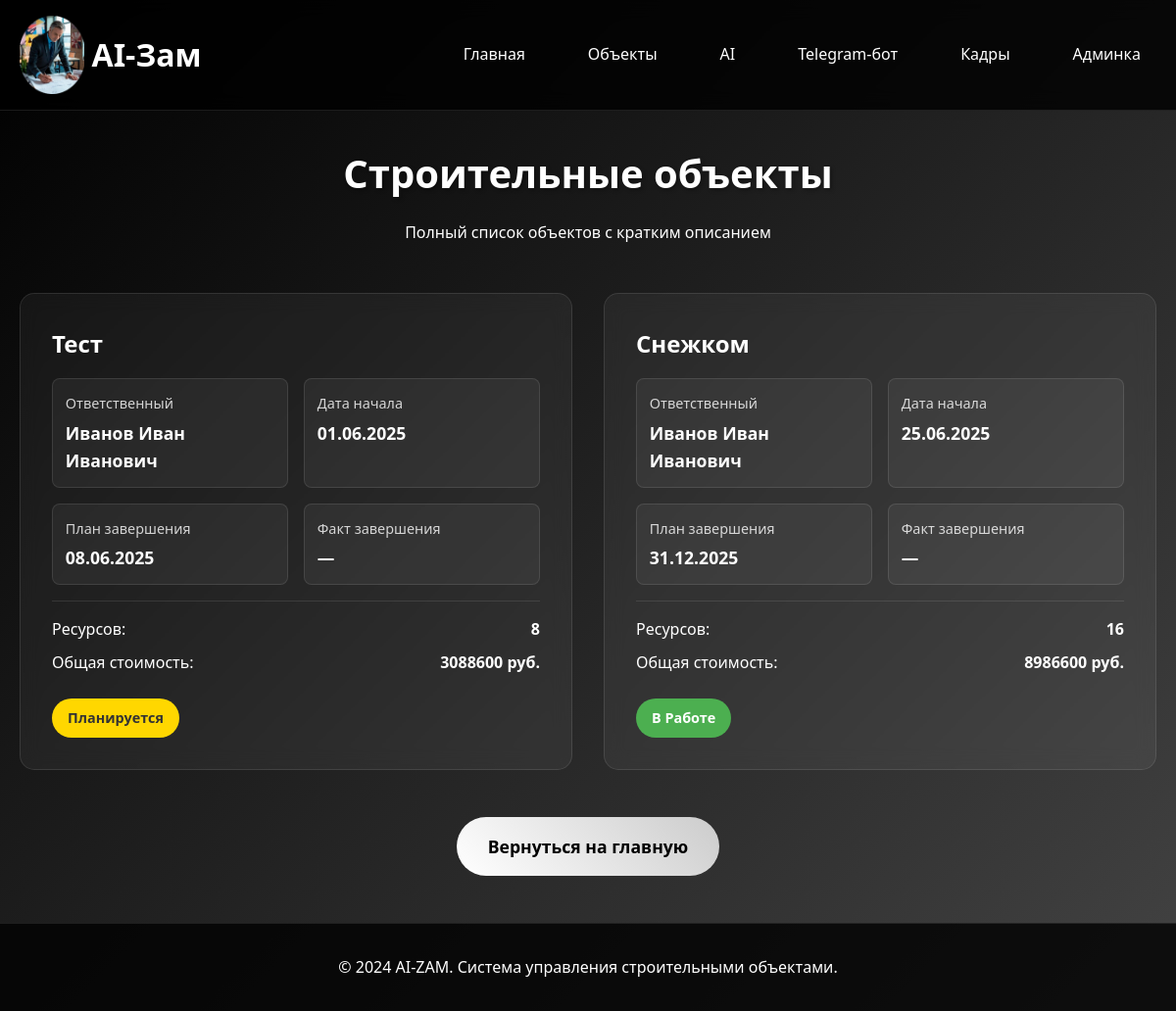
The app's page /objects/ with its own data.
### object/models.py (models this page shows, shortened)
class Objekt(models.Model):
    STATUS_CHOICES = [
        ('планируется', 'Планируется'),
        ('в работе', 'В работе'),
        ('завершён', 'Завершён'),
    ]
    nazvanie = models.CharField(max_length=255, verbose_name="Название")
    otvetstvennyj = models.ForeignKey(Kadry, on_delete=models.SET_NULL, null=True, blank=True, verbose_name="Ответственный")
    data_nachala = models.DateField(verbose_name="Дата начала")
    data_plan_zaversheniya = models.DateField(verbose_name="Дата план завершения")
    data_fakt_zaversheniya = models.DateField(null=True, blank=True, verbose_name="Дата факт завершения")
    status = models.CharField(max_length=20, choices=STATUS_CHOICES, default='планируется', verbose_name="Статус")
    class Meta:
        verbose_name = "Объект"
        verbose_name_plural = "Объекты"
        db_table = 'objekt'

class Kadry(models.Model):
    fio = models.CharField(max_length=255, verbose_name="ФИО")
    specialnost = models.ForeignKey(Specialnost, on_delete=models.CASCADE, verbose_name="Специальность", related_name="kadry")
    razryad = models.CharField(max_length=50, verbose_name="Разряд")
    pasport = models.CharField(max_length=100, verbose_name="Паспорт")
    telefon = models.CharField(max_length=20, verbose_name="Телефон")
    class Meta:
        verbose_name = "Кадр"
        verbose_name_plural = "Кадры"
        db_table = 'kadry'

### object/views.py (the view)
# urls.py: path('objects/', objects_list, name='objects_list'),
def objects_list(request):
    print("\n\n*** objects_list view called ***\n\n")
    objects = Objekt.objects.select_related('otvetstvennyj').all()
    objects_with_info = []
    for obj in objects:
        total_resources = ResursyPoObjektu.objects.filter(objekt=obj).count()
        total_cost = sum(r.kolichestvo * r.cena for r in ResursyPoObjektu.objects.filter(objekt=obj))
        objects_with_info.append({
            'object': obj,
            'total_resources': total_resources,
            'total_cost': total_cost,
        })
    context = {
        'objects_with_info': objects_with_info,
    }
    return render(request, 'object/objects_list.html', context)

### object/templates/object/objects_list.html (shortened to what this page needs)
{% extends 'base/base.html' %}
{% load static %}
{% block content %}
<section class="page-title">
    <h1>Строительные объекты</h1>
    <p>Полный список объектов с кратким описанием</p>
</section>
<section class="objects-grid">
    {% for item in objects_with_info %}
    <div class="object-card">
        <div class="object-title"><a href="/objects/{{ item.object.id }}/" style="color: #fff; text-decoration: none;">{{ item.object.nazvanie }}</a></div>
        <div class="object-info">
            <div class="info-item">
                <div class="info-label">Ответственный</div>
                <div class="info-value">{{ item.object.otvetstvennyj.fio|default:"Не назначен" }}</div>
            </div>
            <div class="info-item">
                <div class="info-label">Дата начала</div>
                <div class="info-value">{{ item.object.data_nachala|date:"d.m.Y" }}</div>
            </div>
            <div class="info-item">
                <div class="info-label">План завершения</div>
                <div class="info-value">{{ item.object.data_plan_zaversheniya|date:"d.m.Y" }}</div>
            </div>
            <div class="info-item">
                <div class="info-label">Факт завершения</div>
                <div class="info-value">{{ item.object.data_fakt_zaversheniya|date:"d.m.Y"|default:"—" }}</div>
            </div>
        </div>
        <div class="object-summary">
            <div class="summary-item">
                <span>Ресурсов:</span>
                <strong>{{ item.total_resources }}</strong>
            </div>
            <div class="summary-item">
                <span>Общая стоимость:</span>
                <strong>{{ item.total_cost|floatformat:0 }} руб.</strong>
            </div>
        </div>
        <div class="object-status
            {% if item.object.status == 'планируется' %}status-planned
            {% elif item.object.status == 'в работе' %}status-active
            {% else %}status-completed{% endif %}">
            {{ item.object.status|title }}
        </div>
    </div>
    {% empty %}
    <div style="grid-column: 1 / -1; text-align: center; padding: 3rem;">
        <h3>Объекты не найдены</h3>
        <p>В базе данных пока нет объектов.</p>
    </div>
    {% endfor %}
</section>
<section class="back-link">
    <a href="/" class="btn-back">Вернуться на главную</a>
</section>
{% endblock %}

### templates/base/base.html (shortened to what this page needs)
{% load static %}
<!DOCTYPE html>
<html lang="ru">
<head>
</head>
<body>
    <header>
        <div class="container">
            <div class="header-content">
                <a href="/" class="logo">
                    <img src="{% static 'images/logo-ai.png' %}" alt="AI-Зам">
                    AI-Зам
                </a>
                <nav class="nav-links">
                    <a href="/">Главная</a>
                    <a href="/objects/">Объекты</a>
                    <a href="/ai/">AI</a>
                    <a href="/telegram/status/">Telegram-бот</a>
                    <a href="/admin/object/kadry/">Кадры</a>
                    <a href="/admin/">Админка</a>
                </nav>
            </div>
        </div>
    </header>
    <main class="container">
        {% block content %}{% endblock %}
    </main>
    <footer>
        <div class="container">
            <p>&copy; 2024 AI-ZAM. Система управления строительными объектами.</p>
        </div>
    </footer>
</body>
</html>

### records on screen
Objekt: object.nazvanie "Тест", object.otvetstvennyj.fio "Иванов Иван Иванович", object.data_nachala "01.06.2025", object.data_plan_zaversheniya "08.06.2025", object.data_fakt_zaversheniya "—", total_resources "8", total_cost "3088600", object.status "Планируется"
Objekt: object.nazvanie "Снежком", object.otvetstvennyj.fio "Иванов Иван Иванович", object.data_nachala "25.06.2025", object.data_plan_zaversheniya "31.12.2025", object.data_fakt_zaversheniya "—", total_resources "16", total_cost "8986600", object.status "В Работе"
